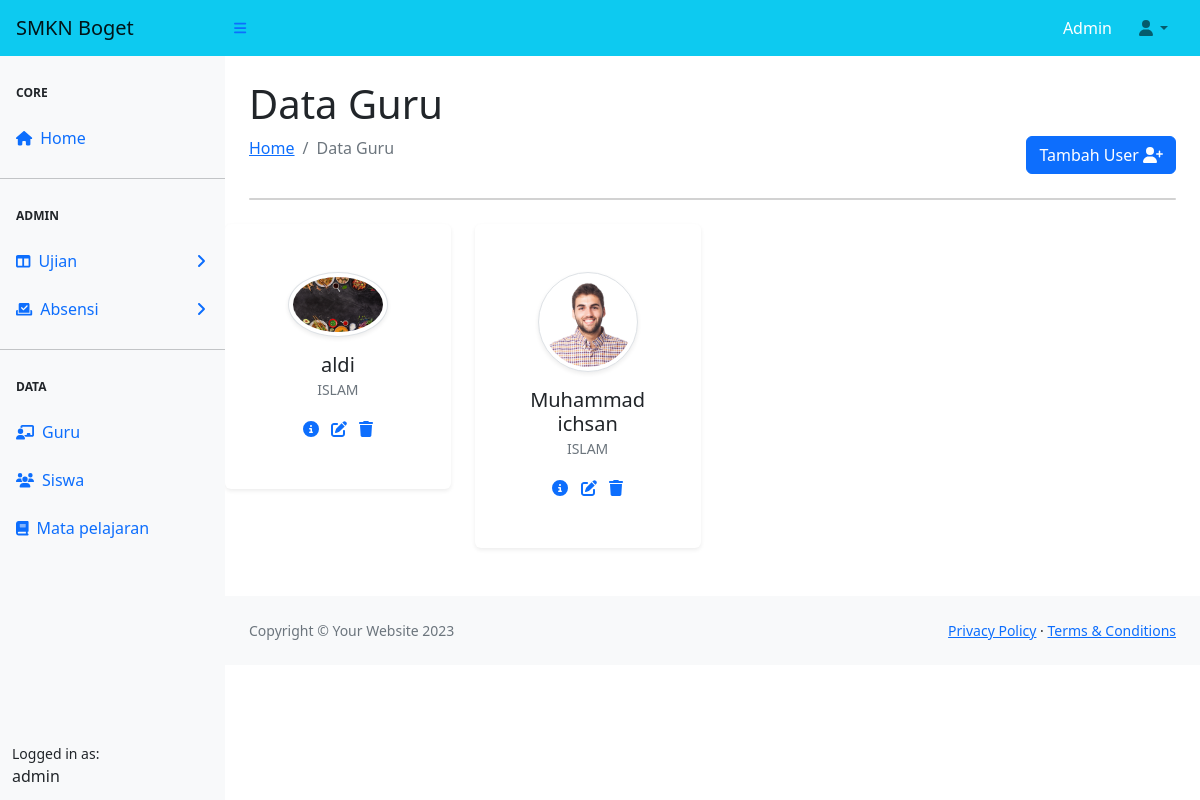
The page /guru/manage_guru.php on the database its author committed.
### tables this page shows
CREATE TABLE `tb_guru` (
  `id` int(11) NOT NULL,
  `nip` varchar(12) NOT NULL,
  `nama` varchar(100) NOT NULL,
  `alamat` varchar(225) NOT NULL,
  `telepon` varchar(15) NOT NULL,
  `agama` varchar(100) NOT NULL,
  `foto` varchar(100) NOT NULL,
  `absen_id` int(11) NOT NULL
);

### template/config.php (called while the page is built, shortened)
<?php
    $main_url = "http://localhost/sistem%20sekolah/";
    ?>

### guru/guru.php (called while the page is built, shortened)
<?php
class Guru {
    private $servername = "localhost";
    private $username = "root";
    private $password = "";
    private $dbname = "db_school";
    private $conn;
    public function __construct()
    {
        $this->conn = new mysqli($this->servername, $this->username, $this->password, $this->dbname);
    }
    public function read() {
        $sql = "SELECT * FROM tb_guru ";
        $result = $this->conn->query($sql);
        if ($result->num_rows > 0) {
            $data = array();
            while ($row = $result->fetch_assoc()) {
                $data[] = $row;
            }
            return $data;
        } else {
            return array();
        }
    }
}
?>

### guru/manage_guru.php (the view, shortened to what this page needs)
<?php include('guru.php');
$guru = new Guru();
$dataGuru = $guru->read();
include('../template/header.php'); ?>
    <div id="layoutSidenav_content ms-auto">
        <main>
            <div class="container-fluid px-4">
                <h1 class="mt-4">Data Guru</h1>
                <ol class="breadcrumb mb-4">
                    <li class="breadcrumb-item"><a href="<?= $main_url;?>index.php">Home</a></li>
                    <li class="breadcrumb-item active">Data Guru</li>
                    <a type="button" class="btn btn-primary ms-auto tambah" data-bs-toggle="modal" data-bs-target="#formtambah">Tambah User <i class="fa fa-user-plus"></i></a>
                </ol>
                <div class="card mb-4">
            </div>
            </div>
            <div class="row text-center">
                <?php foreach($dataGuru as $guru): ?>
                    <div class="col-xl-3 col-lg-3 col-sm-4 mb-5">
                <div class="bg-white rounded shadow-sm py-5 px-4">
                        <img src="<?= 'foto_guru/' . $guru['foto']; ?>" alt="" width="100" class="img-fluid rounded-circle mb-3 img-thumbnail shadow-sm">
                        <h5 class="mb-0"><?= $guru['nama']; ?></h5>
                        <span class="small text-uppercase text-muted"><?= $guru['agama']; ?></span>
                        <ul class="social mb-0 list-inline mt-3">
                            <li class="list-inline-item"><a href="#" class="social-link"><i class="fa fa-circle-info"></i></a></li>
                            <li class="list-inline-item"><a href="#" class="social-link"><i class="fa fa-pen-to-square"></i></a></li>
                            <li class="list-inline-item"><a href="#" class="social-link"><i class="fa fa-trash"></i></a></li>
                        </ul>
                    </div>
                </div>
<?php endforeach; ?>
            </div>
        </main>
<?php include('../template/footer.php'); ?>

### rows shown on the page
tb_guru: foto (picture), nama "aldi", agama "ISLAM"
tb_guru: foto (picture), nama "Muhammad ichsan", agama "ISLAM"
